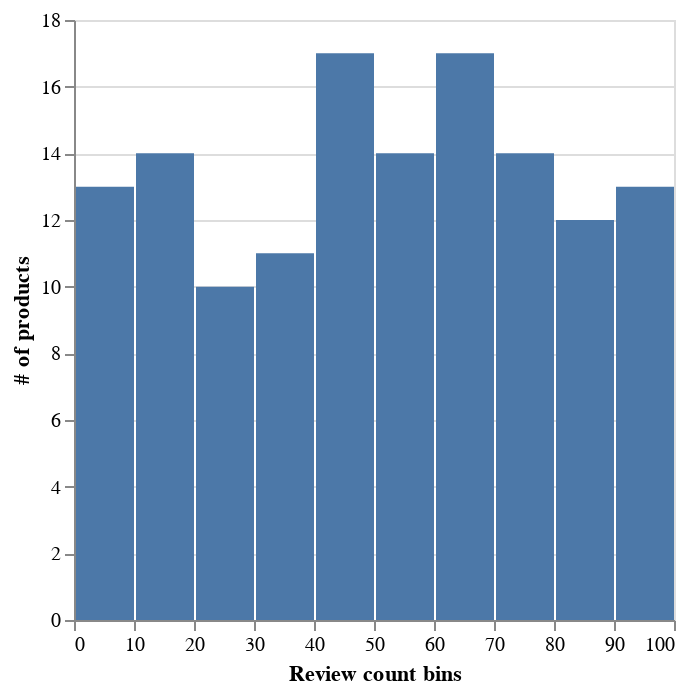

Notebook source saved alongside this figure:
### Markdown cell above
It could make sense to set the space range to 25-1000 so that some outlier values don't distort the space.

### Code cell
# evenly distributed, so no extra caution needed
alt.Chart(products_df).mark_bar().encode(
    x=alt.X("review_count:Q", bin=True, title="Review count bins"),
    y=alt.Y("count()", title="# of products"),
)

### Figure 1 — Vega-Lite specification as saved in the notebook (floating-point values rounded to 4 significant figures; data arrays with more than 128 entries replaced by an {"elided": "..."} marker saying what was removed)
{"$schema": "https://vega.github.io/schema/vega-lite/v5.16.3.json", "config": {"view": {"continuousHeight": 300, "continuousWidth": 300}}, "data": {"name": "data-3781f6763f61d136ebcbcd5930a0c444"}, "datasets": {"data-3781f6763f61d136ebcbcd5930a0c444": {"elided": "135 records"}}, "encoding": {"x": {"bin": true, "field": "review_count", "title": "Review count bins", "type": "quantitative"}, "y": {"aggregate": "count", "title": "# of products", "type": "quantitative"}}, "mark": {"type": "bar"}}
